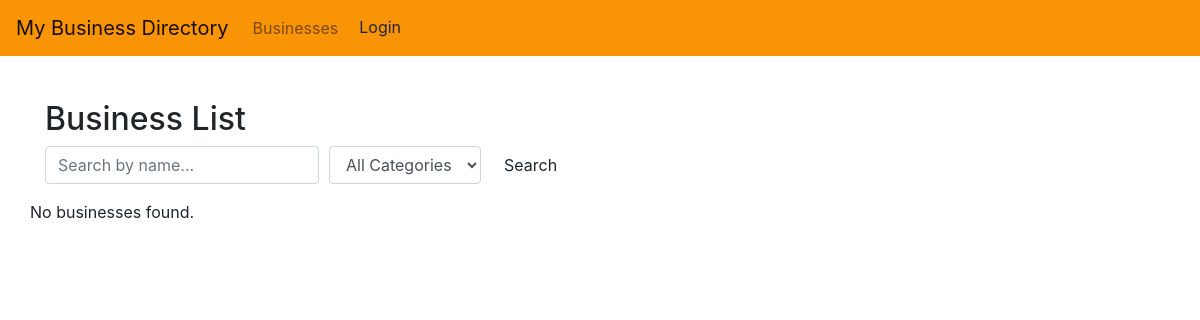
The app's page /businesses/?category=2, older data.
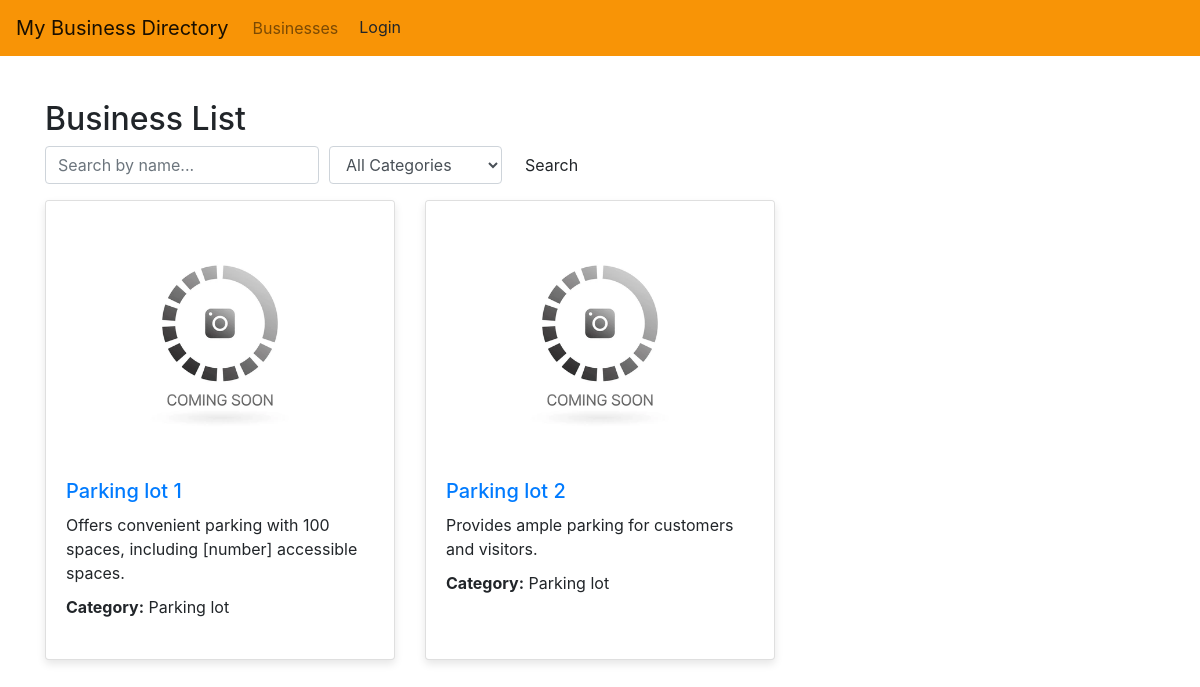
The same page, newer data.
### businesses/models.py (models this page shows, shortened)
class Business(models.Model):
    name = models.CharField(max_length=255)  # Name of the business
    description = models.TextField()  # Description of the business
    category = models.ForeignKey(Category, related_name='businesses', on_delete=models.CASCADE)  # Foreign key to Category
    owner = models.ForeignKey(settings.AUTH_USER_MODEL, on_delete=models.CASCADE)  # Foreign key to the user who owns the business
    image = models.ImageField(upload_to='business_images/', blank=True, null=True)  # Image field for business images
    location = models.CharField(max_length=255, blank=True, null=True)  # New field for location of the business

class Category(models.Model):
    name = models.CharField(max_length=255)  # Name of the category
    description = models.TextField()  # Description of the category

### businesses/views.py (the view)
# urls.py: path('', PublicBusinessListView.as_view(), name='public_list'),  # List of businesses available to the public
class PublicBusinessListView(ListView):
    model = Business
    template_name = 'businesses/business_public_list.html'
    context_object_name = 'businesses'
    paginate_by = 10
    def get_queryset(self):
        queryset = super().get_queryset()
        search_term = self.request.GET.get('search')
        category_id = self.request.GET.get('category')
        if search_term:
            queryset = queryset.filter(name__icontains=search_term)
        if category_id:
            queryset = queryset.filter(category_id=category_id)
        return queryset
    def get_context_data(self, **kwargs):
        context = super().get_context_data(**kwargs)
        context['categories'] = Category.objects.all()
        return context

### templates/businesses/business_public_list.html (shortened to what this page needs)
{% extends 'base_generic.html' %}
{% load static %}
{% block content %}
<h2>Business List</h2>
<form method="get" class="mb-3">
    <div class="form-row align-items-center">
        <div class="col-auto">
            <input type="text" class="form-control" name="search" placeholder="Search by name...">
        </div>
        <div class="col-auto">
            <select class="form-control" name="category">
                <option value="">All Categories</option>
            </select>
        </div>
        <div class="col-auto">
            <button type="submit" class="btn btn-deep-blue">Search</button>
        </div>
    </div>
</form>
<div class="row">
    {% for business in businesses %}
        <div class="col-md-4 mb-4">
            <div class="card h-100 business-card">
                {% if business.image %}
                    <img src="{{ business.image.url }}" class="card-img-top" alt="{{ business.name }}">
                {% else %}
                    <img src="{% static 'images/default_image.png' %}" class="card-img-top" alt="Default Image">
                {% endif %}
                <div class="card-body">
                    <h5 class="card-title">
                        <a href="{% url 'businesses:business_detail' business.pk %}" class="text-primary">{{ business.name }}</a>
                    </h5>
                    <p class="card-text">{{ business.description|truncatechars:100 }}</p>
                    <p class="card-text"><strong>Category:</strong> {{ business.category.name }}</p>
                </div>
            </div>
        </div>
    {% empty %}
        <p>No businesses found.</p>
    {% endfor %}
</div>
{% endblock %}

Row changes from the older to the newer data that the page shows:
added Business: name "Parking lot 1", description "Offers convenient parking with 100 spaces, including [number] accessible spaces.", category.name "Parking lot"
added Business: name "Parking lot 2", description "Provides ample parking for customers and visitors.", category.name "Parking lot"
Text that changed along with them:
text no longer shown: "No businesses found."
